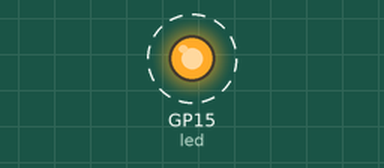
Simulated run of this program. Board: Raspberry Pi Pico running MicroPython. Shown: output pins drawn as LEDs (lit = HIGH). Dashed ring = blinking.

Above: at 0.5 s.
Timing chart, 0 to 4.6 s (numbered marks = the images above):
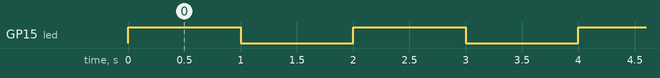

The program:

main.py
```python
"""
Pico W firmware loaded - v1.23.0 (2024-06-02)
Blinks and LED on pin 15
"""

import machine
import time

led = machine.Pin(15, machine.Pin.OUT) #configure GPIO-15 Pin as an output pin and create and led object for Pin class

while True:
  led.value(True)  #turn on the LED
  time.sleep(1)   #wait for one second
  led.value(False)  #turn off the LED
  time.sleep(1)   #wait for one second
```

Measured:
- by itself, GP15 (led): alternates HIGH for 1.0 s and LOW for 1.0 s
